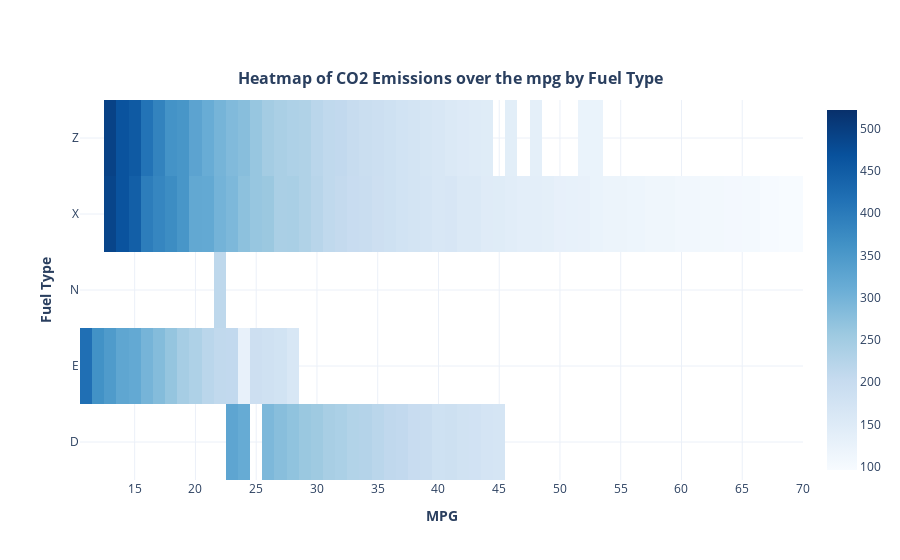

Notebook source saved alongside this figure:
### Code cell
layout = {
    'title':  {
            "text": "<b>Heatmap of CO2 Emissions over the mpg by Fuel Type</b>",
            "x": 0.5,
            "y": 0.87,
            "font": {
                "size": 16
            }
    },
    'xaxis': {
        'title': '<b>MPG</b>',
        'showticklabels':True,
        'dtick': 5
    },
    "yaxis": {
        "title": "<b>Fuel Type</b>"
    },
    "template":'plotly_white'
}
fuel_type.iplot(kind='heatmap', y='Fuel Type', x='Fuel Consumption Comb (mpg)', z='CO2 Emissions(g/km)', colorscale='Blues', layout=layout)

### Figure 1 — Plotly figure (JSON) as saved in the notebook; plotly's stock layout.template omitted (floating-point values rounded to 4 significant figures; data arrays with more than 128 entries replaced by an {"elided": "..."} marker saying what was removed)
{"data": [{"colorscale": [[0, "rgb(247,251,255)"], [0.125, "rgb(222,235,247)"], [0.25, "rgb(198,219,239)"], [0.375, "rgb(158,202,225)"], [0.5, "rgb(107,174,214)"], [0.625, "rgb(66,146,198)"], [0.75, "rgb(33,113,181)"], [0.875, "rgb(8,81,156)"], [1, "rgb(8,48,107)"]], "type": "heatmap", "x": {"elided": "7385 int values"}, "y": {"elided": "7385 str values"}, "z": {"elided": "7385 int values"}, "zmax": 522, "zmin": 96}], "layout": {"title": {"font": {"size": 16}, "text": "<b>Heatmap of CO2 Emissions over the mpg by Fuel Type</b>", "x": 0.5, "y": 0.87}, "xaxis": {"dtick": 5, "showticklabels": true, "title": {"text": "<b>MPG</b>"}}, "yaxis": {"title": {"text": "<b>Fuel Type</b>"}}}}
